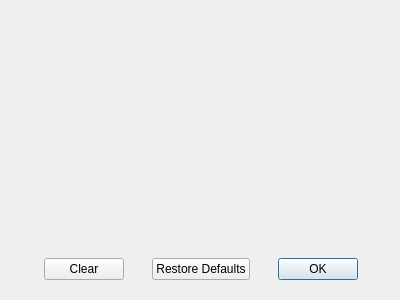
<?xml version="1.0" encoding="UTF-8"?>
<ui version="4.0">
 <class>MultiAxisInputDialog</class>
 <widget class="QDialog" name="MultiAxisInputDialog">
  <property name="geometry">
   <rect>
    <x>0</x>
    <y>0</y>
    <width>400</width>
    <height>300</height>
   </rect>
  </property>
  <property name="windowTitle">
   <string>Dialog</string>
  </property>
  <layout class="QVBoxLayout" name="verticalLayout">
   <item>
    <widget class="QWidget" name="widget_2" native="true">
     <property name="sizePolicy">
      <sizepolicy hsizetype="Expanding" vsizetype="Expanding">
       <horstretch>0</horstretch>
       <verstretch>0</verstretch>
      </sizepolicy>
     </property>
    </widget>
   </item>
   <item>
    <widget class="QWidget" name="bottomWidget" native="true">
     <property name="sizePolicy">
      <sizepolicy hsizetype="Preferred" vsizetype="Fixed">
       <horstretch>0</horstretch>
       <verstretch>0</verstretch>
      </sizepolicy>
     </property>
     <property name="layoutDirection">
      <enum>Qt::RightToLeft</enum>
     </property>
     <layout class="QHBoxLayout" name="horizontalLayout">
      <item>
       <widget class="QDialogButtonBox" name="buttonBox">
        <property name="sizePolicy">
         <sizepolicy hsizetype="Fixed" vsizetype="Minimum">
          <horstretch>0</horstretch>
          <verstretch>0</verstretch>
         </sizepolicy>
        </property>
        <property name="orientation">
         <enum>Qt::Horizontal</enum>
        </property>
        <property name="standardButtons">
         <set>QDialogButtonBox::Ok</set>
        </property>
       </widget>
      </item>
      <item>
       <widget class="QPushButton" name="restoreDefaultsButton">
        <property name="sizePolicy">
         <sizepolicy hsizetype="Fixed" vsizetype="Minimum">
          <horstretch>0</horstretch>
          <verstretch>0</verstretch>
         </sizepolicy>
        </property>
        <property name="text">
         <string>Restore Defaults</string>
        </property>
       </widget>
      </item>
      <item>
       <widget class="QPushButton" name="clearButton">
        <property name="sizePolicy">
         <sizepolicy hsizetype="Fixed" vsizetype="Minimum">
          <horstretch>0</horstretch>
          <verstretch>0</verstretch>
         </sizepolicy>
        </property>
        <property name="text">
         <string>Clear</string>
        </property>
       </widget>
      </item>
     </layout>
    </widget>
   </item>
  </layout>
 </widget>
 <resources/>
 <connections>
  <connection>
   <sender>buttonBox</sender>
   <signal>accepted()</signal>
   <receiver>MultiAxisInputDialog</receiver>
   <slot>accept()</slot>
   <hints>
    <hint type="sourcelabel">
     <x>248</x>
     <y>254</y>
    </hint>
    <hint type="destinationlabel">
     <x>157</x>
     <y>274</y>
    </hint>
   </hints>
  </connection>
  <connection>
   <sender>buttonBox</sender>
   <signal>rejected()</signal>
   <receiver>MultiAxisInputDialog</receiver>
   <slot>reject()</slot>
   <hints>
    <hint type="sourcelabel">
     <x>316</x>
     <y>260</y>
    </hint>
    <hint type="destinationlabel">
     <x>286</x>
     <y>274</y>
    </hint>
   </hints>
  </connection>
 </connections>
</ui>
